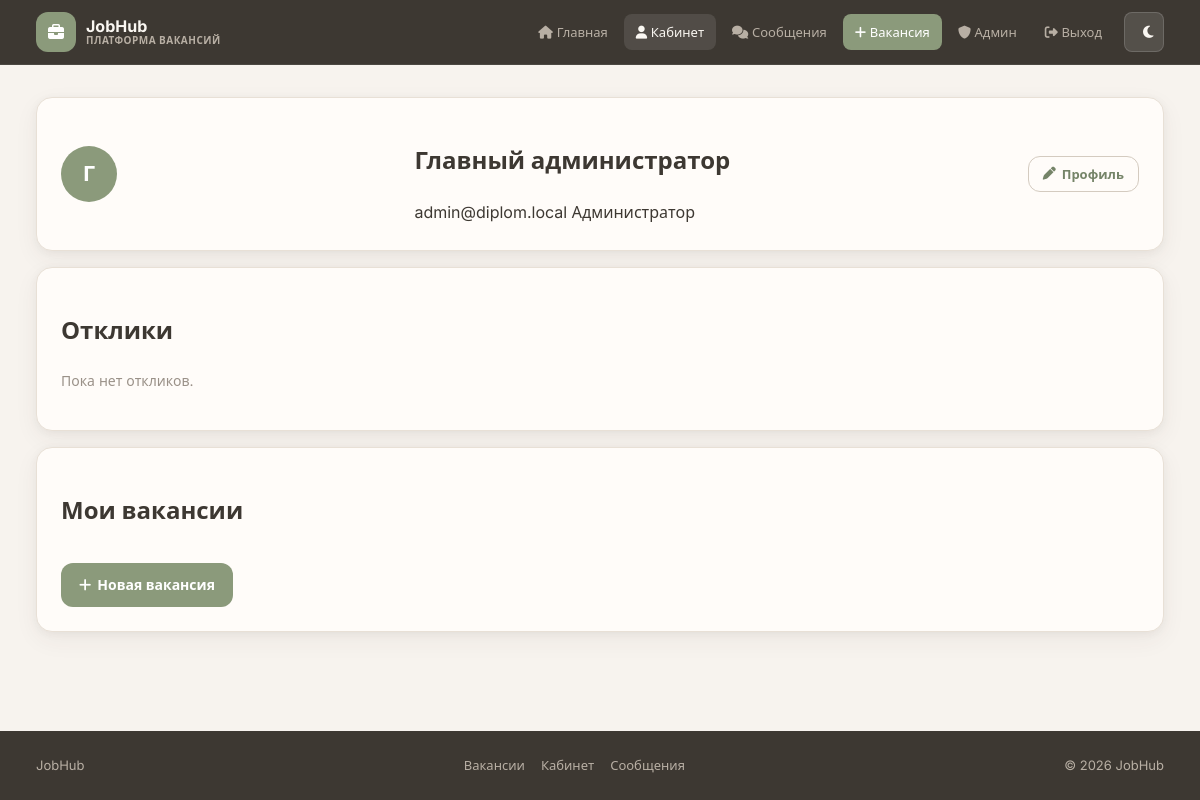
/dashboard.php (signed in), run on the app's committed database.
### tables this page shows
CREATE TABLE users (
        id INTEGER PRIMARY KEY AUTOINCREMENT,
        full_name TEXT NOT NULL,
        email TEXT NOT NULL UNIQUE,
        password_hash TEXT NOT NULL,
        role TEXT NOT NULL CHECK(role IN ("employer", "applicant", "admin")),
        bio TEXT NOT NULL DEFAULT "",
        phone TEXT NOT NULL DEFAULT "",
        skills TEXT NOT NULL DEFAULT "",
        desired_salary TEXT NOT NULL DEFAULT "",
        position_title TEXT NOT NULL DEFAULT "",
        education TEXT NOT NULL DEFAULT "",
        company_name TEXT NOT NULL DEFAULT "",
        created_at DATETIME DEFAULT CURRENT_TIMESTAMP
    , active INTEGER NOT NULL DEFAULT 1, telegram_id INTEGER, telegram_username TEXT);

### config.php (called while the page is built, shortened)
<?php
function db(): PDO
{
    static $pdo = null;
    if ($pdo instanceof PDO) {
        return $pdo;
    }
    $pdo = new PDO('sqlite:' . DB_PATH);
    $pdo->setAttribute(PDO::ATTR_ERRMODE, PDO::ERRMODE_EXCEPTION);
    $pdo->setAttribute(PDO::ATTR_DEFAULT_FETCH_MODE, PDO::FETCH_ASSOC);
    $pdo->setAttribute(PDO::ATTR_TIMEOUT, 5);
    return $pdo;
}
function current_user(): ?array
{
    $stmt = db()->prepare(
        'SELECT id, full_name, email, role, bio, phone, skills, desired_salary, position_title, education, company_name
         FROM users WHERE id = :id'
    );
    $stmt->execute(['id' => $_SESSION['user_id']]);
    $user = $stmt->fetch();
    return $user ?: null;
}
function e(string $value): string
{
    return htmlspecialchars($value, ENT_QUOTES, 'UTF-8');
}

### dashboard.php (the view, shortened to what this page needs)
<?php
require_once __DIR__ . '/partials_header.php';
$user = current_user();
$roleLabels = ['employer'=>'Работодатель','applicant'=>'Соискатель','admin'=>'Администратор'];
$initials = mb_strtoupper(mb_substr($user['full_name'], 0, 1));
?>
<div class="card profile-card">
    <div class="profile-avatar"><?= e($initials) ?></div>
    <div class="profile-info">
        <h2><?= e($user['full_name']) ?></h2>
        <div class="profile-meta">
            <span><?= e($user['email']) ?></span>
            <span class="role-tag"><?= e($roleLabels[$user['role']] ?? $user['role']) ?></span>
        </div>
    </div>
    <a class="button button-sm button-outline" href="profile.php"><i class="fa-solid fa-pen"></i> Профиль</a>
</div>
<?php if ($user['role'] === 'employer' || $user['role'] === 'admin'):
    $appsStmt = db()->prepare('SELECT a.*, v.title, u.full_name AS applicant_name, u.email, u.phone, u.skills, u.education, u.position_title, u.desired_salary FROM applications a JOIN vacancies v ON v.id=a.vacancy_id JOIN users u ON u.id=a.applicant_id WHERE v.employer_id=:id ORDER BY a.created_at DESC');
    $appsStmt->execute(['id'=>$user['id']]); $incoming = $appsStmt->fetchAll();
?>
<div class="card" id="applications"><h2>Отклики</h2>
<?php if (!$incoming): ?><p class="muted">Пока нет откликов.</p><?php endif; ?></div>
<div class="card"><h2>Мои вакансии</h2>
<a class="button" href="vacancy_create.php" style="margin-top:12px"><i class="fa-solid fa-plus"></i> Новая вакансия</a>
</div>
<?php endif; ?>
<?php require_once __DIR__ . '/partials_footer.php'; ?>

### styles.css (style rules this page uses)
:root { --primary: #8b9a7b; --primary-hover: #758468; --primary-light: #eef2ea; --primary-muted: #b5c4a8; --accent: #c9956c; --accent-hover: #b8845a; --accent-light: #faf0e6; --bg: #f7f3ee; --bg-elevated: #fffcf9; --bg-subtle: #f3ede6; --text: #3d3832; --text-secondary: #6b635a; --text-muted: #9a9188; --border: #e8e0d6; --border-strong: #d4cbc0; --danger: #c45c5c; --danger-bg: #fdf5f5; --success: #6d8f6a; --success-bg: #f0f5ee; --success-border: #c8d9c4; --header-bg: #3d3832; --header-text: #faf7f2; --header-muted: #b8afa4; --radius-sm: 8px; --radius-md: 12px; --radius-lg: 16px; --radius-xl: 20px; --radius-full: 999px; --shadow-card: 0 2px 8px rgba(61,56,50,.05), 0 8px 24px rgba(61,56,50,.06); --font: 'Inter', system-ui, sans-serif; --header-height: 64px; color-scheme: light; }
* { box-sizing: border-box; }
body { margin: 0; font-family: var(--font); background: var(--bg); color: var(--text); line-height: 1.6; min-height: 100vh; display: flex; flex-direction: column; transition: background-color .25s ease, color .25s ease; }
main a { color: var(--primary-hover); text-decoration: none; }
.card { background: var(--bg-elevated); border: 1px solid var(--border); border-radius: var(--radius-lg); padding: 24px; margin-bottom: 16px; box-shadow: var(--shadow-card); transition: background-color .25s ease, border-color .25s ease; }
button, .button { background: var(--primary); color: #fff; border: none; border-radius: var(--radius-md); padding: 11px 18px; cursor: pointer; text-decoration: none; display: inline-flex; align-items: center; gap: 6px; font-weight: 600; font-family: var(--font); font-size: 14px; transition: background .2s, transform .2s; }
.button-outline { background: transparent; color: var(--primary-hover); border: 1px solid var(--border-strong); }
.button-sm { padding: 7px 14px; font-size: 13px; }
.profile-card { display: flex; align-items: center; justify-content: space-between; gap: 16px; flex-wrap: wrap; }
.profile-avatar { width: 56px; height: 56px; border-radius: 50%; background: var(--primary); color: #fff; display: grid; place-items: center; font-size: 22px; font-weight: 700; }
.muted { color: var(--text-muted); font-size: 14px; }

### data on the page
users: full_name "Г", full_name "Главный администратор", email "admin@diplom.local", role "Администратор"
